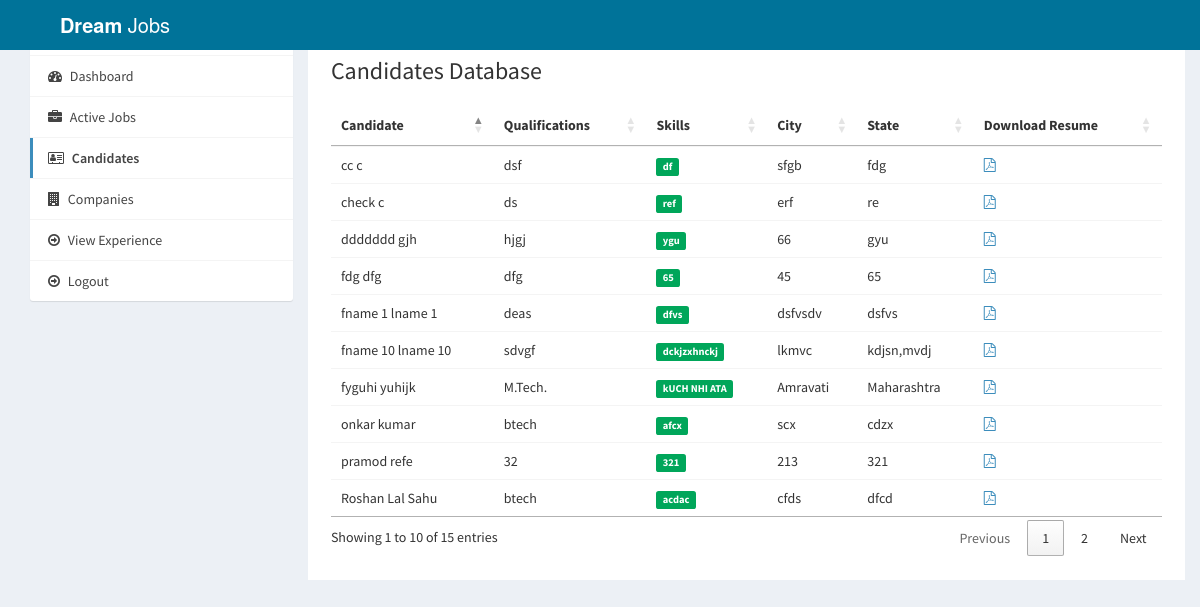
Page /admin/applications.php (signed in) on the committed database.
### tables this page shows
CREATE TABLE `users` (
  `id_user` int(11) NOT NULL,
  `firstname` varchar(255) NOT NULL,
  `lastname` varchar(255) NOT NULL,
  `email` varchar(255) NOT NULL,
  `password` varchar(255) NOT NULL,
  `address` text DEFAULT NULL,
  `city` varchar(255) DEFAULT NULL,
  `state` varchar(255) DEFAULT NULL,
  `contactno` varchar(255) DEFAULT NULL,
  `qualification` varchar(255) DEFAULT NULL,
  `stream` varchar(255) DEFAULT NULL,
  `passingyear` varchar(255) DEFAULT NULL,
  `dob` varchar(255) DEFAULT NULL,
  `age` varchar(255) DEFAULT NULL,
  `designation` varchar(255) DEFAULT NULL,
  `resume` varchar(255) DEFAULT NULL,
  `hash` varchar(255) DEFAULT NULL,
  `active` int(11) NOT NULL DEFAULT 1,
  `aboutme` text DEFAULT NULL,
  `skills` text DEFAULT NULL,
  `security_question` varchar(20) DEFAULT NULL,
  `security_answer` varchar(20) DEFAULT NULL
);

### admin/applications.php (the view, shortened to what this page needs)
<?php
require_once("../db.php");
?>
<!DOCTYPE html>
<html>
<head>
  <link rel="stylesheet" href="https://cdnjs.cloudflare.com/ajax/libs/twitter-bootstrap/3.3.7/css/bootstrap.min.css">
  <link rel="stylesheet" href="https://cdnjs.cloudflare.com/ajax/libs/font-awesome/4.7.0/css/font-awesome.min.css">
  <link rel="stylesheet" href="https://cdnjs.cloudflare.com/ajax/libs/ionicons/2.0.1/css/ionicons.min.css">
  <link rel="stylesheet" href="https://cdn.datatables.net/1.10.15/css/jquery.dataTables.min.css">
  <link rel="stylesheet" href="../css/AdminLTE.min.css">
  <link rel="stylesheet" href="../css/_all-skins.min.css">
  <link rel="stylesheet" href="../css/custom.css">
</head>
<body class="hold-transition skin-green sidebar-mini">
<div class="wrapper">
  <header class="main-header">
  <a href="index.php" class="logo navbar-fixed-top "  style="background:#007399 " >
      <span class="logo-lg"><b>Dream</b> Jobs</span>
    </a>
    <nav class="navbar navbar-fixed-top"style="background-color:  #007399">
    </nav>
  </header>
  <div class="content-wrapper" style="margin-left: 0px;">
    <section id="candidates" class="content-header">
      <div class="container">
        <div class="row">
          <div class="col-md-3">
            <div class="box box-solid">
              <div class="box-header with-border">
                <h3 class="box-title">Welcome <b>Admin</b></h3>
              </div>
              <div class="box-body no-padding">
                <ul class="nav nav-pills nav-stacked">
                  <li><a href="dashboard.php"><i class="fa fa-dashboard"></i> Dashboard</a></li>
                  <li><a href="active-jobs.php"><i class="fa fa-briefcase"></i> Active Jobs</a></li>
                  <li class="active"><a href="applications.php"><i class="fa fa-address-card-o"></i> Candidates</a></li>
                  <li><a href="companies.php"><i class="fa fa-building"></i> Companies</a></li>
                  <li><a href="experience.php"><i class="fa fa-arrow-circle-o-right"></i> View Experience</a></li>
                  <li><a href="../logout.php"><i class="fa fa-arrow-circle-o-right"></i> Logout</a></li>
                </ul>
              </div>
            </div>
          </div>
          <div class="col-md-9 bg-white padding-2">
            <h3>Candidates Database</h3>
            <div class="row margin-top-20">
              <div class="col-md-12">
                <div class="box-body table-responsive no-padding">
                  <table id="example2" class="table table-hover">
                    <thead>
                      <th>Candidate</th>
                      <th>Qualifications</th>
                      <th>Skills</th>
                      <th>City</th>
                      <th>State</th>
                      <th>Download Resume</th>
                    </thead>
                    <tbody>
                      <?php
                       $sql = "SELECT * FROM users";
                            $result = $conn->query($sql);
                            if($result->num_rows > 0) {
                              while($row = $result->fetch_assoc())
                              {
                                $skills = $row['skills'];
                                $skills = explode(',', $skills);
                      ?>
                      <tr>
                        <td><?php echo $row['firstname'].' '.$row['lastname']; ?></td>
                        <td><?php echo $row['qualification']; ?></td>
                        <td>
                          <?php
                          foreach ($skills as $value) {
                            echo ' <span class="label label-success">'.$value.'</span>';
                          }
                          ?>
                        </td>
                        <td><?php echo $row['city']; ?></td>
                        <td><?php echo $row['state']; ?></td>
                        <?php if($row['resume'] != '') { ?>
                        <td><a href="../uploads/resume/<?php echo $row['resume']; ?>" download="<?php echo $row['firstname'].' Resume'; ?>"><i class="fa fa-file-pdf-o"></i></a></td>
                        <?php } else { ?>
                        <td>No Resume Uploaded</td>
                        <?php } ?>
                      </tr>
                      <?php
                        }
                      }
                      ?>
                    </tbody>
                  </table>
                </div>
              </div>
            </div>
          </div>
        </div>
      </div>
    </section>
  </div>
</div>
</body>
</html>

### css/custom.css (style rules this page uses)
.margin-top-20 { margin-top: 20px; }
.padding-2 { padding: 2%; }
.bg-white { background-color: #fff; }

### rows in the picture
users: firstname "Roshan", lastname "Lal Sahu", qualification "btech", skills "acdac", city "cfds", state "dfcd"
users: firstname "onkar", lastname "kumar", qualification "btech", skills "afcx", city "scx", state "cdzx"
users: firstname "fname 1", lastname "lname 1", qualification "deas", skills "dfvs", city "dsfvsdv", state "dsfvs"
users: firstname "fyguhi", lastname "yuhijk", qualification "M.Tech.", skills "kUCH NHI ATA", city "Amravati", state "Maharashtra"
users: firstname "fname 10", lastname "lname 10", qualification "sdvgf", skills "dckjzxhnckj", city "lkmvc", state "kdjsn,mvdj"
users: firstname "cc", lastname "c", qualification "dsf", skills "df", city "sfgb", state "fdg"
users: firstname "fdg", lastname "dfg", qualification "dfg", skills "65", city "45", state "65"
users: firstname "check", lastname "c", qualification "ds", skills "ref", city "erf", state "re"
users: firstname "ddddddd", lastname "gjh", qualification "hjgj", skills "ygu", city "66", state "gyu"
users: firstname "pramod", lastname "refe", qualification "32", skills "321", city "213", state "321"
